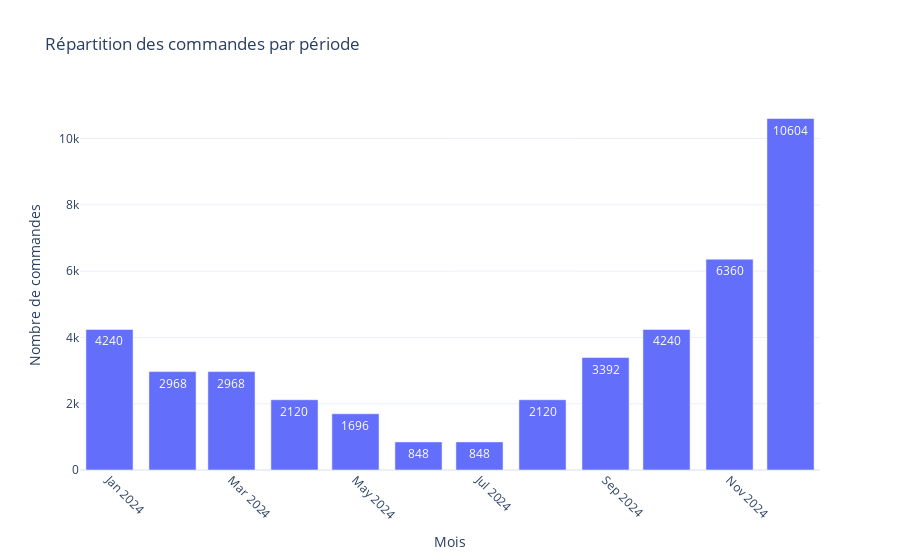

The code cell stored with this chart in its notebook:
### Code cell
# Répartition des commandes par période
df_commandes['date_commande'] = pd.to_datetime(df_commandes['date_commande'])
df_commandes['mois'] = df_commandes['date_commande'].dt.to_period('M')
commandes_by_month = df_commandes.groupby('mois').size().reset_index(name='nombre_commandes')

commandes_by_month['mois'] = commandes_by_month['mois'].astype(str)

fig = px.bar(commandes_by_month, x='mois', y='nombre_commandes', 
             title="Répartition des commandes par période", 
             labels={'mois': 'Mois', 'nombre_commandes': 'Nombre de commandes'},
             text='nombre_commandes')

fig.update_layout(xaxis=dict(tickangle=45), 
                  xaxis_title="Mois", 
                  yaxis_title="Nombre de commandes", 
                  template="plotly_white")

fig.show()

### Figure 1 — Plotly figure (JSON) as saved in the notebook; plotly's stock layout.template omitted (floating-point values rounded to 4 significant figures)
{"data": [{"hovertemplate": "Mois=%{x}<br>Nombre de commandes=%{text}<extra></extra>", "legendgroup": "", "marker": {"color": "#636efa", "pattern": {"shape": ""}}, "name": "", "orientation": "v", "showlegend": false, "text": [4240.0, 2968.0, 2968.0, 2120.0, 1696.0, 848.0, 848.0, 2120.0, 3392.0, 4240.0, 6360.0, 10600.0], "textposition": "auto", "type": "bar", "x": ["2024-01", "2024-02", "2024-03", "2024-04", "2024-05", "2024-06", "2024-07", "2024-08", "2024-09", "2024-10", "2024-11", "2024-12"], "xaxis": "x", "y": [4240, 2968, 2968, 2120, 1696, 848, 848, 2120, 3392, 4240, 6360, 10604], "yaxis": "y"}], "layout": {"barmode": "relative", "legend": {"tracegroupgap": 0}, "title": {"text": "Répartition des commandes par période"}, "xaxis": {"anchor": "y", "domain": [0, 1], "tickangle": 45, "title": {"text": "Mois"}}, "yaxis": {"anchor": "x", "domain": [0, 1], "title": {"text": "Nombre de commandes"}}}}
